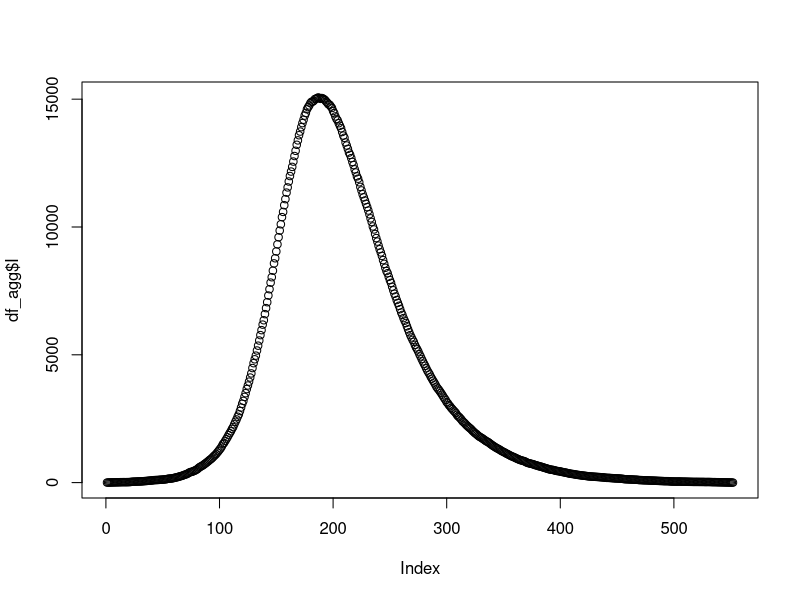
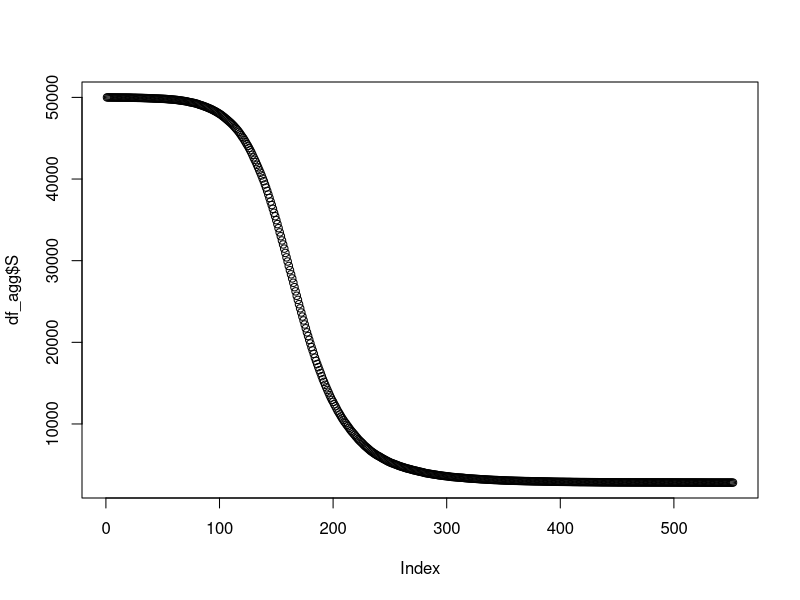
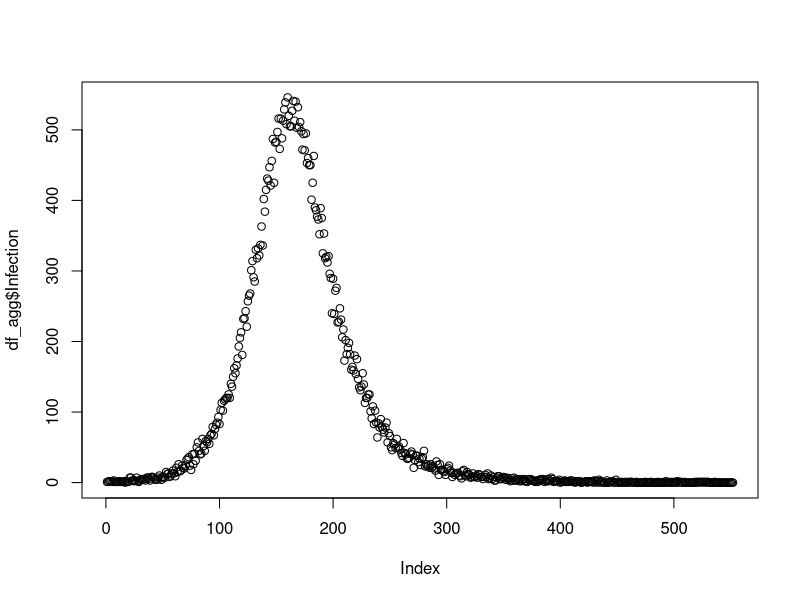
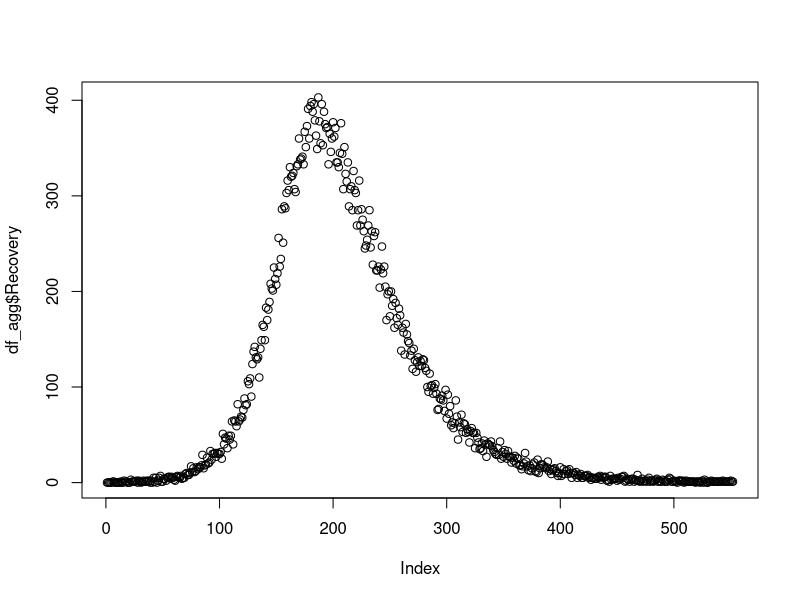

These charts were generated, in order, by the following R code:
## ---- chunk 1
knitr::opts_chunk$set(echo = TRUE)
## ---- chunk 2
library(dplyr)
set.seed(939)
## ---- chunk 3
N <- 50000
period <- 1/4

lambda <- 0.3
gamma <- 0.1
t <- 0
i <- 1
s <- N - 1

Infection <- c(1)
Recovery <- c(0)
I <- c(i)
S <- c(s)
t_array <- c(t)
## ---- chunk 4
while (i > 0){
  ratio <- (lambda*s*i/N)+(gamma*i)
  tau <- rexp(1, ratio)
  u <- runif(1)
  if (u < (ratio-(gamma*i))/ratio){
    s <- s - 1
    i <- i + 1
    Infection <- c(Infection, 1)
    Recovery <- c(Recovery, 0)
  }
  else{
    i <- i - 1
    Infection <- c(Infection, 0)
    Recovery <- c(Recovery, 1)
  }

  t <- t + tau
  
  I <- c(I, i)
  S <- c(S, s)
  t_array <- c(t_array, t)
}
## ---- chunk 5
df <- data.frame(list(I=I, S=S, t=t_array, Infection=Infection, Recovery=Recovery))
## ---- chunk 6
df
## ---- chunk 7
first <- function(d){
  head(d, n=1)
}

last <- function(d){
  tail(d, n=1)
}
## ---- chunk 8
df_flags <- df
## ---- chunk 9
df_agg <- data.frame()
## ---- chunk 10
for (i in seq(0+period, max(df_flags$t), period)){
  sel <- df_flags[df_flags$t < i & df_flags$t > i - period, ]
  if (nrow(sel) != 0){
      tempdf <- sel %>% 
          summarise_all(sum)
      tempdf$t <- i
      tempdf$I <- first(sel)$I
      tempdf$S <- first(sel)$S
      df_agg <- rbind(df_agg, tempdf)
  }
}
## ---- chunk 11
df_agg$day <- (1/period) * df_agg$t
## ---- chunk 12
df_agg
## ---- chunk 13
plot(df_agg$I)
## ---- chunk 14
plot(df_agg$S)
## ---- chunk 15
plot(df_agg$Infection)
## ---- chunk 16
plot(df_agg$Recovery)
## ---- chunk 17
saveRDS(df, file = "data_pandemic_raw.rds")
saveRDS(df_agg, file = "data_epidemic_aggregated.rds")
